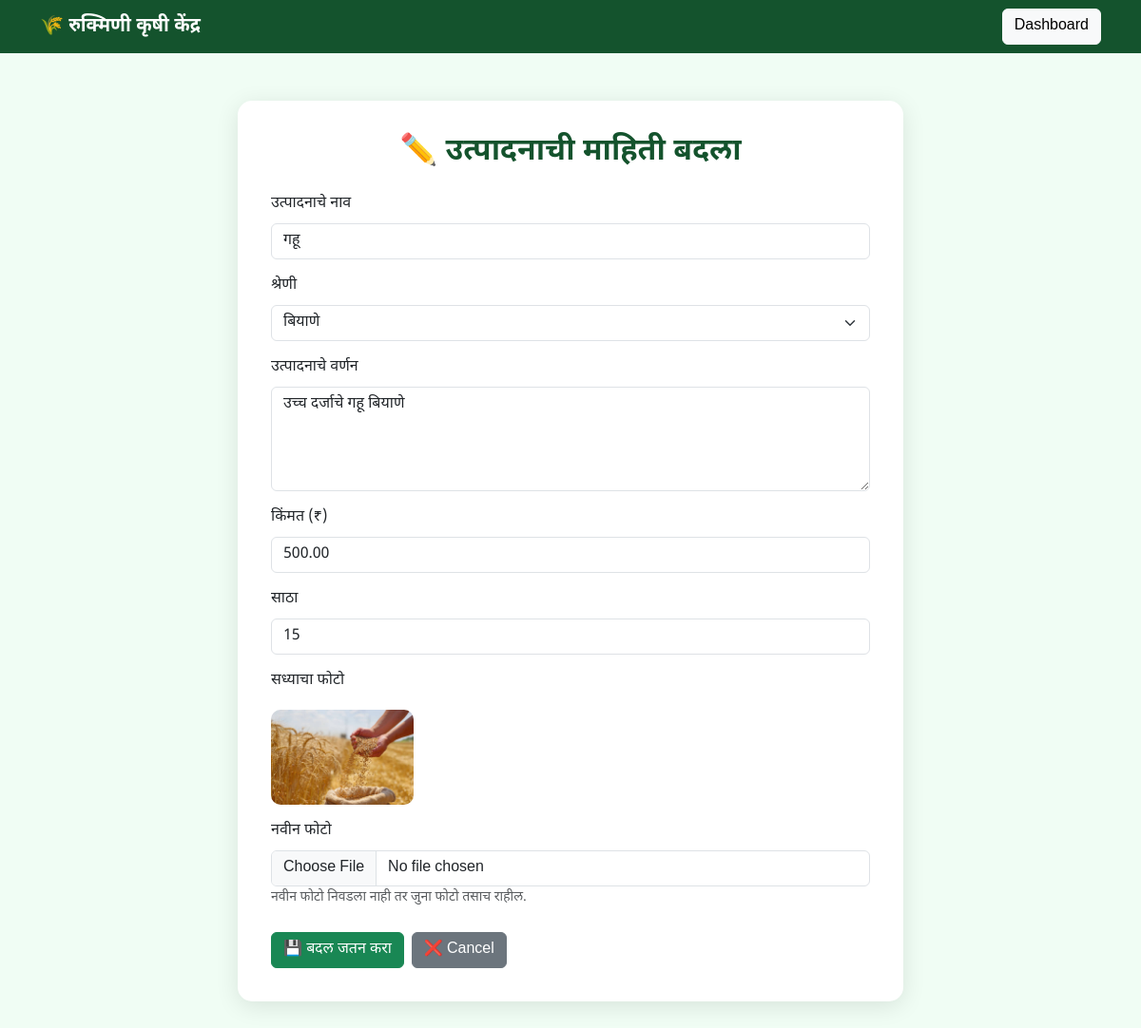
The app's page /edit-product/3/ (signed in) with its own data.
### products/models.py (models this page shows, shortened)
class Product(models.Model):
    name = models.CharField(max_length=200, verbose_name="उत्पादनाचे नाव")
    category = models.ForeignKey(
        Category,
        on_delete=models.CASCADE,
        verbose_name="श्रेणी"
    )
    description = models.TextField(blank=True, verbose_name="वर्णन")
    price = models.DecimalField(
        max_digits=10,
        decimal_places=2,
        verbose_name="किंमत"
    )
    stock = models.PositiveIntegerField(default=0, verbose_name="साठा")
    image = models.ImageField(
        upload_to="products/",
        blank=True,
        null=True,
        verbose_name="उत्पादनाचा फोटो"
    )
    created_at = models.DateTimeField(
        auto_now_add=True,
        verbose_name="तयार केले"
    )
    class Meta:
        verbose_name = "उत्पादन"
        verbose_name_plural = "उत्पादने"

class Category(models.Model):
    name = models.CharField(max_length=100, verbose_name="श्रेणीचे नाव")
    class Meta:
        verbose_name = "श्रेणी"
        verbose_name_plural = "श्रेणी"

### products/views.py (the view, shortened to what this page needs)
@login_required
def edit_product(request, product_id):
    product = Product.objects.get(id=product_id)
    categories = Category.objects.all()
    return render(request, "edit_product.html", {
        "product": product,
        "categories": categories
    })

### templates/edit_product.html (shortened to what this page needs)
<!DOCTYPE html>
<html lang="mr">
<head>
    <link
        href="https://cdn.jsdelivr.net/npm/bootstrap@5.3.3/dist/css/bootstrap.min.css"
        rel="stylesheet"
    >
</head>
<body>
<nav class="navbar navbar-dark">
    <div class="container">
        <span class="navbar-brand">
            🌾 रुक्मिणी कृषी केंद्र
        </span>
        <a href="{% url 'dashboard' %}" class="btn btn-light">
            Dashboard
        </a>
    </div>
</nav>
<div class="container">
    <div class="form-box">
        <h2 class="title text-center mb-4">
            ✏️ उत्पादनाची माहिती बदला
        </h2>
        <form method="POST" enctype="multipart/form-data">
            <div class="mb-3">
                <label class="form-label">
                    उत्पादनाचे नाव
                </label>
                <input
                    type="text"
                    name="name"
                    class="form-control"
                    value="{{ product.name }}"
                    required
                >
            </div>
            <div class="mb-3">
                <label class="form-label">
                    श्रेणी
                </label>
                <select
                    name="category"
                    class="form-select"
                    required
                >
                    {% for category in categories %}
                    <option
                        value="{{ category.id }}"
                        {% if category.id == product.category_id %}
                            selected
                        {% endif %}
                    >
                        {{ category.name }}
                    </option>
                    {% endfor %}
                </select>
            </div>
            <div class="mb-3">
                <label class="form-label">
                    उत्पादनाचे वर्णन
                </label>
                <textarea
                    name="description"
                    class="form-control"
                    rows="4"
                >{{ product.description }}</textarea>
            </div>
            <div class="mb-3">
                <label class="form-label">
                    किंमत (₹)
                </label>
                <input
                    type="number"
                    name="price"
                    class="form-control"
                    step="0.01"
                    min="0"
                    value="{{ product.price }}"
                    required
                >
            </div>
            <div class="mb-3">
                <label class="form-label">
                    साठा
                </label>
                <input
                    type="number"
                    name="stock"
                    class="form-control"
                    min="0"
                    value="{{ product.stock }}"
                    required
                >
            </div>
            {% if product.image %}
            <div class="mb-3">
                <label class="form-label">
                    सध्याचा फोटो
                </label>
                <br>
                <img
                    src="{{ product.image.url }}"
                    class="current-image"
                    alt="{{ product.name }}"
                >
            </div>
            {% endif %}
            <div class="mb-4">
                <label class="form-label">
                    नवीन फोटो
                </label>
                <input
                    type="file"
                    name="image"
                    class="form-control"
                    accept="image/*"
                >
                <small class="text-muted">
                    नवीन फोटो निवडला नाही तर जुना फोटो तसाच राहील.
                </small>
            </div>
            <div class="d-flex gap-2">
                <button
                    type="submit"
                    class="btn btn-success"
                >
                    💾 बदल जतन करा
                </button>
                <a
                    href="{% url 'dashboard' %}"
                    class="btn btn-secondary"
                >
                    ❌ Cancel
                </a>
            </div>
        </form>
    </div>
</div>
</body>
</html>

### templates/edit_product.html (style rules this page uses)
body { background: #f0fdf4; font-family: "Noto Sans Devanagari", Arial, sans-serif; }
.navbar { background: #14532d; }
.navbar-brand { color: white !important; font-weight: bold; }
.form-box { max-width: 700px; margin: 50px auto; background: white; padding: 35px; border-radius: 15px; box-shadow: 0 5px 25px rgba(0,0,0,0.10); }
.title { color: #14532d; font-weight: bold; }
.current-image { max-width: 150px; max-height: 150px; object-fit: cover; border-radius: 10px; margin-top: 10px; }

### records on screen
Product: name "गहू", category "बियाणे", description "उच्च दर्जाचे गहू बियाणे", price "500.00", stock "15", image (picture)
